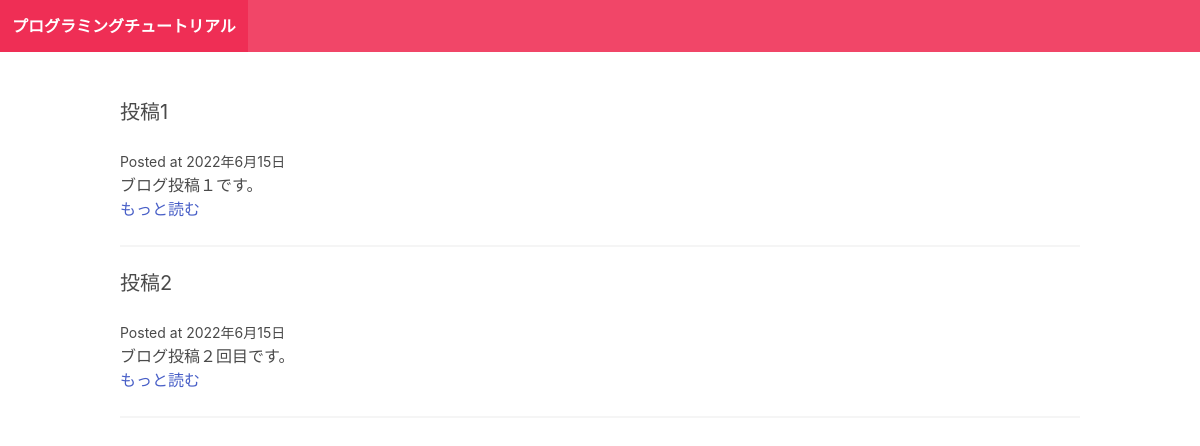
The page / on the database its author committed.
### blog/models.py (models this page shows)
class Post(models.Model):
    title = models.CharField(max_length=255) #文字をtitleに格納
    slug = models.SlugField() #ブログ記事の投稿番号をslugに格納
    intro = models.TextField()
    body = models.TextField() #文字を打つことができるフィールド
    posted_date = models.DateField(auto_now_add=True) #日付を打つことができるフィールド（auto_now_addはリアルタイムを自動で入力）

### blog/views.py (the view)
# urls.py: path("", frontpage), #何のpathも指定しない時はフロントページに飛ぶ
def frontpage(request):
    posts = Post.objects.all() #データベースにあるpostのデータを全てとってくる。それをpostsの中に格納
    return render(request, "blog/frontpage.html", {"posts": posts}) #{}内はpostsを"posts"で全てviewsに渡してあげる→htmlファイルと連携してサーバーに返す

### blog/templates/blog/frontpage.html
{% extends "blog/base.html" %}
{% block content %}
{% for post in posts %}
<div class="post block">
    <h2 class="subtitle">
        {{post.title}}
    </h2>
    <small>
        Posted at {{post.posted_date}}
    </small>
    <p>{{post.intro}}</p>
    <a href="{% url 'post_detail' post.slug %}">もっと読む</a>
    <hr/>
</div>
{% endfor %}
{% endblock %}

### rows shown on the page
Post: title "投稿1", posted_date "2022年6月15日", intro "ブログ投稿１です。"
Post: title "投稿2", posted_date "2022年6月15日", intro "ブログ投稿２回目です。"
